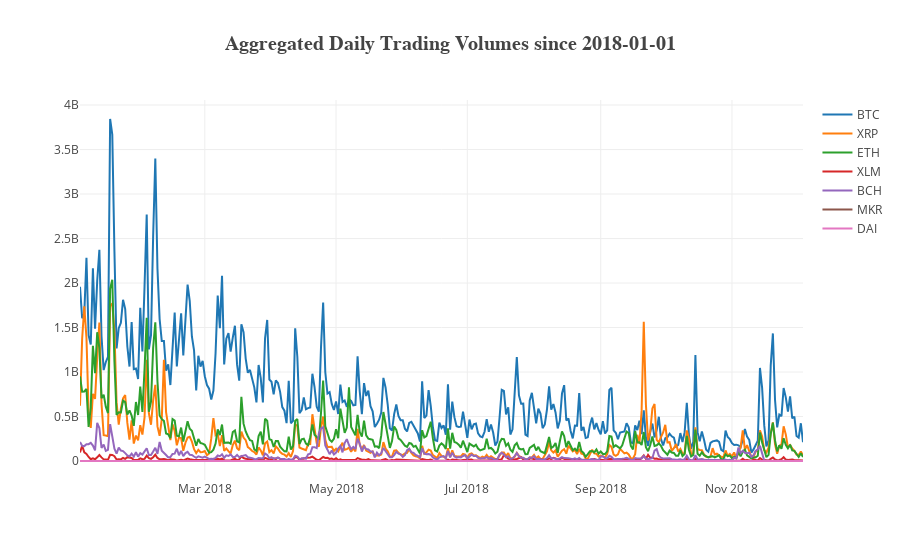

Write notebook code for a chart like this one.
### Code cell
# historical USD volumes (direct USD trades)

### Figure 1 — Plotly figure (JSON) as saved in the notebook; plotly's stock layout.template omitted (floating-point values rounded to 4 significant figures; data arrays with more than 128 entries replaced by an {"elided": "..."} marker saying what was removed)
{"data": [{"mode": "lines", "name": "BTC", "type": "scatter", "uid": "dcfada76-c114-46d2-8c23-7f6ec81778f6", "visible": true, "x": {"elided": "337 str values"}, "y": {"elided": "337 float values"}}, {"mode": "lines", "name": "XRP", "type": "scatter", "uid": "9c3032ef-69d8-4692-bdd4-a1e21ec3cfa7", "visible": true, "x": {"elided": "337 str values"}, "y": {"elided": "337 float values"}}, {"mode": "lines", "name": "ETH", "type": "scatter", "uid": "a2d052b9-3640-4ac2-8489-1ce7af153f45", "visible": true, "x": {"elided": "337 str values"}, "y": {"elided": "337 float values"}}, {"mode": "lines", "name": "XLM", "type": "scatter", "uid": "cd5218a7-ec58-4f2c-b439-33069c086fa7", "visible": true, "x": {"elided": "337 str values"}, "y": {"elided": "337 float values"}}, {"mode": "lines", "name": "BCH", "type": "scatter", "uid": "e8e89997-51e2-4d0e-9cb7-558ea58f7e07", "visible": true, "x": {"elided": "337 str values"}, "y": {"elided": "337 float values"}}, {"mode": "lines", "name": "MKR", "type": "scatter", "uid": "e7ace0a1-8d37-437b-8d9e-b135604a927d", "visible": true, "x": {"elided": "337 str values"}, "y": {"elided": "337 float values"}}, {"mode": "lines", "name": "DAI", "type": "scatter", "uid": "634bc652-09d8-47a7-9ecf-cce0c0c687a8", "visible": true, "x": {"elided": "337 str values"}, "y": {"elided": "337 float values"}}], "layout": {"title": "<b>Aggregated Daily Trading Volumes since 2018-01-01</b>", "titlefont": {"family": "Computer Modern", "size": 20}, "width": 900, "xaxis": {"title": "", "titlefont": {"family": "Computer Modern", "size": 18}}, "yaxis": {"autorange": true, "title": "", "titlefont": {"family": "Computer Modern", "size": 18}, "type": "linear"}}}
